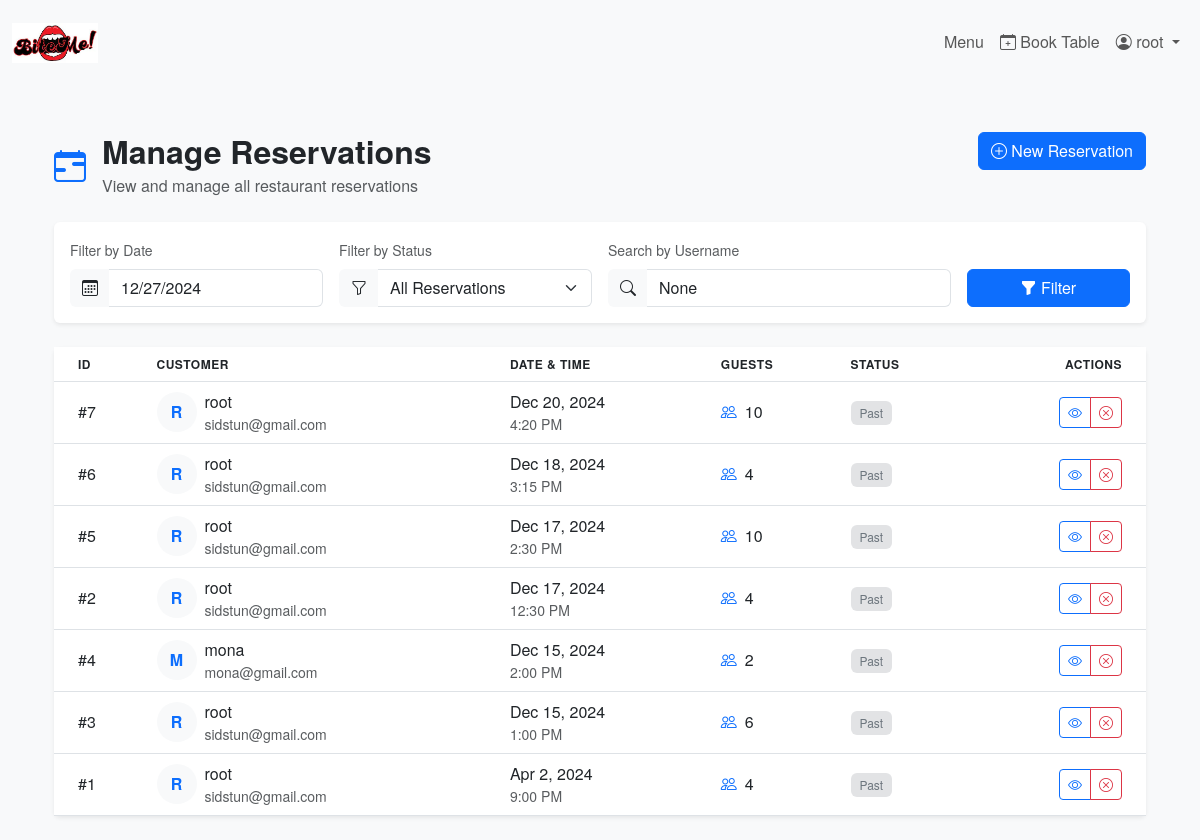
Before: /manage/reservations/ (signed in) with the older database file.
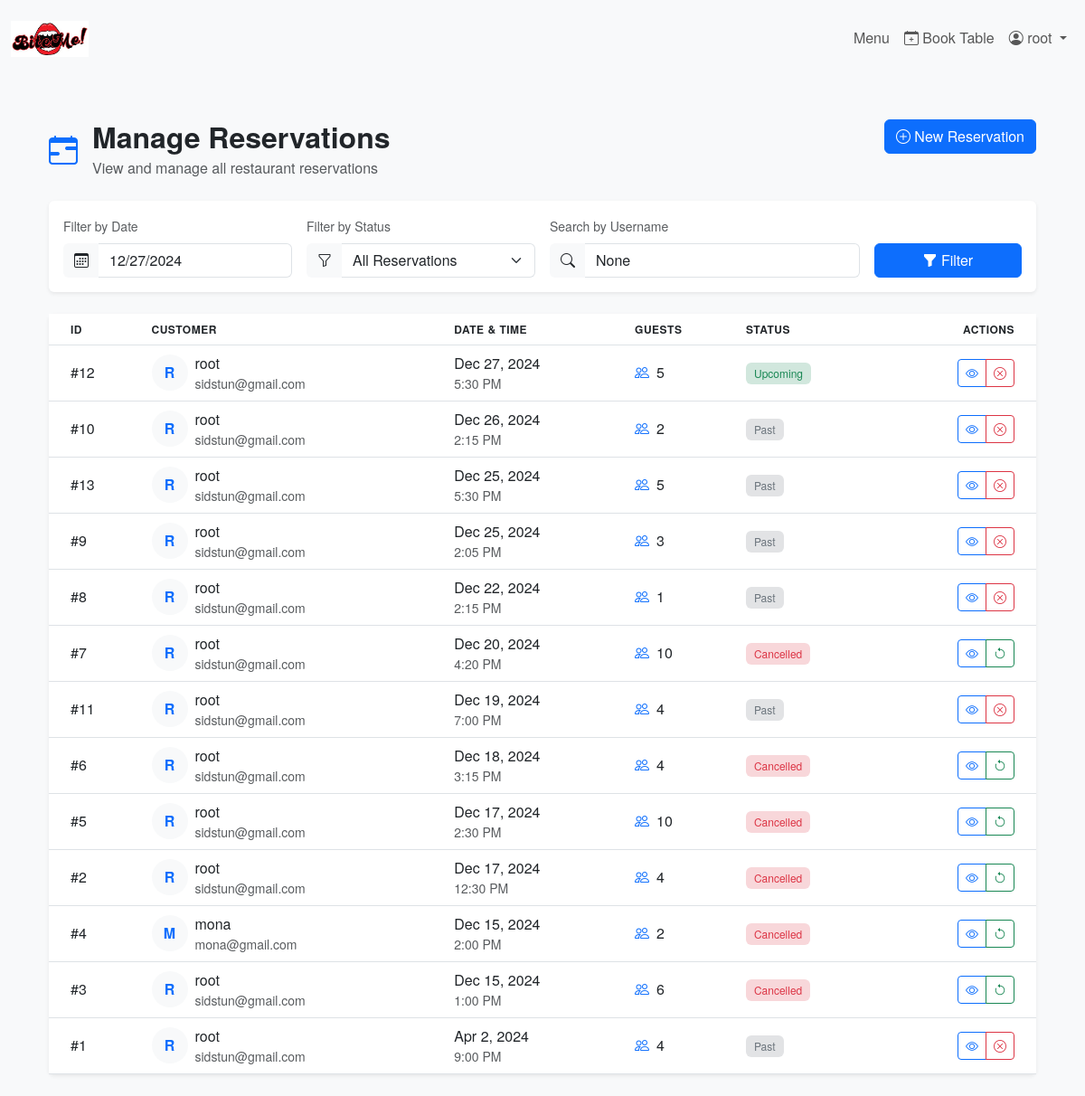
After: the same page with the newer database file.
### booking/models.py (models this page shows, shortened)
class Reservation(models.Model):
    user = models.ForeignKey(User, on_delete=models.CASCADE, related_name='reservations')
    date = models.DateField()
    time = models.TimeField()
    guests = models.IntegerField()
    tables = models.ManyToManyField(Table, related_name='reservations', blank=True)
    created_at = models.DateTimeField(default=timezone.now)
    canceled = models.BooleanField(default=False)

### booking/views.py (the view, shortened to what this page needs)
# urls.py: path('manage/reservations/', admin_reservations_view, name='admin_reservations'),
@user_passes_test(lambda u: u.is_staff)
def admin_reservations_view(request):
    date_filter = request.GET.get('date')
    status_filter = request.GET.get('status')
    search_query = request.GET.get('search')
    reservations = Reservation.objects.select_related('user').all()
    if date_filter:
        try:
            filter_date = datetime.strptime(date_filter, '%Y-%m-%d').date()
            reservations = reservations.filter(date=filter_date)
        except ValueError:
            pass
    if search_query:
        reservations = reservations.filter(
            user__username__icontains=search_query
        )
    reservations = reservations.order_by('-date', '-time')
    context = {
        'reservations': reservations,
        'today': datetime.now().date(),
        'date_filter': date_filter,
        'status_filter': status_filter,
        'search_query': search_query
    }
    return render(request, 'booking/admin/reservations.html', context)

### booking/templates/booking/admin/reservations.html (shortened to what this page needs)
{% extends 'booking/base.html' %}
{% load static %}
{% block content %}
<div class="container py-4">
    <div class="row mb-4">
        <div class="col-lg-8">
            <div class="d-flex align-items-center">
                <i class="bi bi-calendar-range fs-2 text-primary me-3"></i>
                <div>
                    <h2 class="mb-1">Manage Reservations</h2>
                    <p class="text-muted mb-0">View and manage all restaurant reservations</p>
                </div>
            </div>
        </div>
        <div class="col-lg-4">
            <div class="d-flex justify-content-lg-end">
                <a href="{% url 'book' %}" class="btn btn-primary">
                    <i class="bi bi-plus-circle"></i> New Reservation
                </a>
            </div>
        </div>
    </div>
    <div class="card border-0 shadow-sm mb-4">
        <div class="card-body">
            <form method="GET" class="row g-3">
                <div class="col-md-3">
                    <label class="form-label small text-muted">Filter by Date</label>
                    <div class="input-group">
                        <span class="input-group-text bg-light">
                            <i class="bi bi-calendar3"></i>
                        </span>
                        <input type="date" name="date" class="form-control" value="{{ date_filter }}">
                    </div>
                </div>
                <div class="col-md-3">
                    <label class="form-label small text-muted">Filter by Status</label>
                    <div class="input-group">
                        <span class="input-group-text bg-light">
                            <i class="bi bi-funnel"></i>
                        </span>
                        <select name="status" class="form-select">
                            <option value="">All Reservations</option>
                        </select>
                    </div>
                </div>
                <div class="col-md-4">
                    <label class="form-label small text-muted">Search by Username</label>
                    <div class="input-group">
                        <span class="input-group-text bg-light">
                            <i class="bi bi-search"></i>
                        </span>
                        <input type="text" name="search" class="form-control" placeholder="Search..." value="{{ search_query }}">
                    </div>
                </div>
                <div class="col-md-2 d-flex align-items-end">
                    <button type="submit" class="btn btn-primary w-100">
                        <i class="bi bi-funnel-fill"></i> Filter
                    </button>
                </div>
            </form>
        </div>
    </div>
    <div class="card border-0 shadow-sm">
        <div class="table-responsive">
            <table class="table table-hover align-middle mb-0">
                <thead class="bg-light">
                    <tr>
                        <th class="ps-4">ID</th>
                        <th>Customer</th>
                        <th>Date & Time</th>
                        <th>Guests</th>
                        <th>Status</th>
                        <th class="text-end pe-4">Actions</th>
                    </tr>
                </thead>
                <tbody>
                    {% for reservation in reservations %}
                        <tr>
                            <td class="ps-4 fw-medium">#{{ reservation.id }}</td>
                            <td>
                                <div class="d-flex align-items-center">
                                    <div class="avatar-initial rounded-circle bg-light text-primary me-2">
                                        {{ reservation.user.username|make_list|first|upper }}
                                    </div>
                                    <div>
                                        <div class="fw-medium">{{ reservation.user.username }}</div>
                                        <div class="small text-muted">{{ reservation.user.email }}</div>
                                    </div>
                                </div>
                            </td>
                            <td>
                                <div class="fw-medium">{{ reservation.date|date:"M j, Y" }}</div>
                                <div class="small text-muted">{{ reservation.time|time:"g:i A" }}</div>
                            </td>
                            <td>
                                <div class="d-flex align-items-center">
                                    <i class="bi bi-people text-primary me-2"></i>
                                    {{ reservation.guests }}
                                </div>
                            </td>
                            <td>
                                {% if reservation.canceled %}
                                    <span class="badge bg-danger-subtle text-danger">Cancelled</span>
                                {% elif reservation.date < today %}
                                    <span class="badge bg-secondary-subtle text-secondary">Past</span>
                                {% else %}
                                    <span class="badge bg-success-subtle text-success">Upcoming</span>
                                {% endif %}
                            </td>
                            <td class="text-end pe-4">
                                <div class="btn-group">
                                    <button type="button" class="btn btn-sm btn-outline-primary"
                                            data-bs-toggle="modal" data-bs-target="#detailsModal{{ reservation.id }}">
                                        <i class="bi bi-eye"></i>
                                    </button>
                                    {% if not reservation.canceled %}
                                        <button type="button" class="btn btn-sm btn-outline-danger"
                                                onclick="confirmCancel('{{ reservation.id }}')">
                                            <i class="bi bi-x-circle"></i>
                                        </button>
                                    {% else %}
                                        <button type="button" class="btn btn-sm btn-outline-success"
                                                onclick="confirmRestore('{{ reservation.id }}')">
                                            <i class="bi bi-arrow-counterclockwise"></i>
                                        </button>
                                    {% endif %}
                                </div>
                            </td>
                        </tr>
                    {% endfor %}
                </tbody>
            </table>
        </div>
    </div>
</div>
{% endblock %}

### booking/templates/booking/base.html (shortened to what this page needs)
{% load static %}
<!DOCTYPE html>
<html lang="en">
<head>
    <link rel="stylesheet" href="https://cdn.jsdelivr.net/npm/bootstrap@5.3.0/dist/css/bootstrap.min.css">
    <link rel="stylesheet" href="{% static 'css/style.css' %}">
    <link rel="stylesheet" href="https://cdn.jsdelivr.net/npm/bootstrap-icons@1.11.3/font/bootstrap-icons.min.css">
</head>
<body>
<nav class="navbar navbar-expand-lg navbar-light bg-light py-3">
    <div class="container-fluid">
        <a class="navbar-brand fs-4 fw-bold" href="{% url 'index' %}">
            <img src="{% static 'img/logo.webp' %}" alt="Bite Me Logo" height="40" class="me-2">
        </a>
        <div class="collapse navbar-collapse justify-content-end" id="navbarNav">
            <ul class="navbar-nav align-items-center">
                <li class="nav-item"><a class="nav-link" href="{% url 'menu' %}">Menu</a></li>
                {% if user.is_authenticated %}
                    <li class="nav-item"><a class="nav-link" href="{% url 'book' %}">
                        <i class="bi bi-calendar-plus"></i> Book Table
                    </a></li>
                    <li class="nav-item dropdown">
                        <a class="nav-link dropdown-toggle" href="#" id="navbarDropdown" role="button"
                           data-bs-toggle="dropdown" aria-expanded="false">
                            <i class="bi bi-person-circle"></i> {{ user.username }}
                        </a>
                    </li>
                {% else %}
                    <li class="nav-item"><a class="nav-link" href="{% url 'register' %}">Register</a></li>
                    <li class="nav-item"><a class="nav-link btn btn-primary text-white px-3 ms-2" href="{% url 'login' %}">Login</a></li>
                {% endif %}
            </ul>
        </div>
    </div>
</nav>
<div class="container mt-4">
    {% block content %}{% endblock %}
</div>
</body>
</html>

### booking/static/css/style.css (style rules this page uses)
body { font-family: 'Helvetica Neue', Helvetica, Arial, sans-serif; background-color: #f8f9fa; }
h2, h3, h4, h5, h6 { font-weight: 600; }
.navbar-brand img { margin-right: 10px; }
.card { transition: transform 0.2s ease-in-out; }
input[type="date"] { position: relative; }

### booking/templates/booking/admin/reservations.html (style rules this page uses)
.avatar-initial { width: 40px; height: 40px; display: flex; align-items: center; justify-content: center; font-weight: 600; }
.table th { font-weight: 600; font-size: 0.75rem; text-transform: uppercase; letter-spacing: 0.5px; }
.badge { font-weight: 500; padding: 0.5em 0.75em; }
.btn-group .btn { padding: 0.25rem 0.5rem; }
.input-group-text { border: none; }
.form-control, .form-select { border-left: none; }

Changed rows visible on the page:
added Reservation: id "12", user.username|make_list "R", user.username "root", user.email "sidstun@gmail.com", date "Dec 27, 2024", time "5:30 PM", guests "5", canceled "Upcoming"
added Reservation: id "10", user.username|make_list "R", user.username "root", user.email "sidstun@gmail.com", date "Dec 26, 2024", time "2:15 PM", guests "2", canceled "Past"
added Reservation: id "13", user.username|make_list "R", user.username "root", user.email "sidstun@gmail.com", date "Dec 25, 2024", time "5:30 PM", guests "5", canceled "Past"
added Reservation: id "9", user.username|make_list "R", user.username "root", user.email "sidstun@gmail.com", date "Dec 25, 2024", time "2:05 PM", guests "3", canceled "Past"
added Reservation: id "8", user.username|make_list "R", user.username "root", user.email "sidstun@gmail.com", date "Dec 22, 2024", time "2:15 PM", guests "1", canceled "Past"
changed Reservation "Dec 20, 2024": canceled "Past" → "Cancelled"
added Reservation: id "11", user.username|make_list "R", user.username "root", user.email "sidstun@gmail.com", date "Dec 19, 2024", time "7:00 PM", guests "4", canceled "Past"
changed Reservation "Dec 18, 2024": canceled "Past" → "Cancelled"
changed Reservation "2:30 PM": canceled "Past" → "Cancelled"
changed Reservation "12:30 PM": canceled "Past" → "Cancelled"
changed Reservation "2:00 PM": canceled "Past" → "Cancelled"
changed Reservation "1:00 PM": canceled "Past" → "Cancelled"
